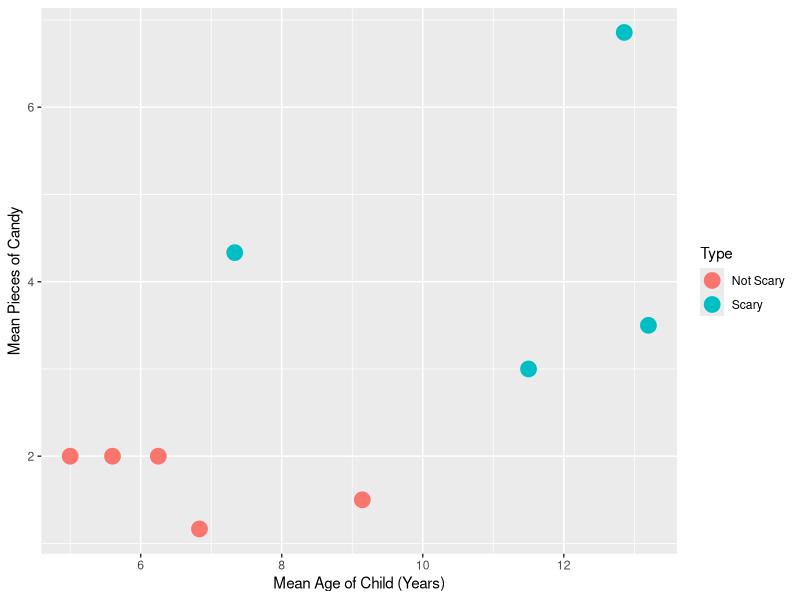
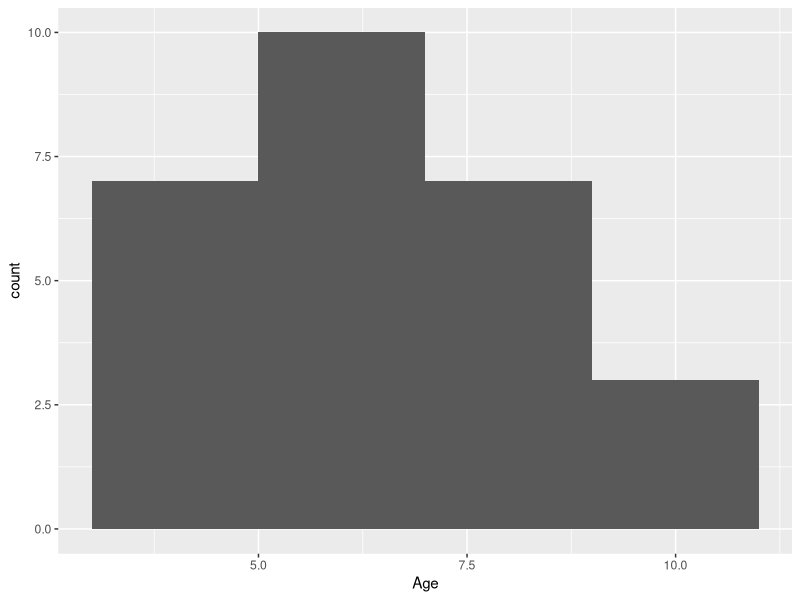
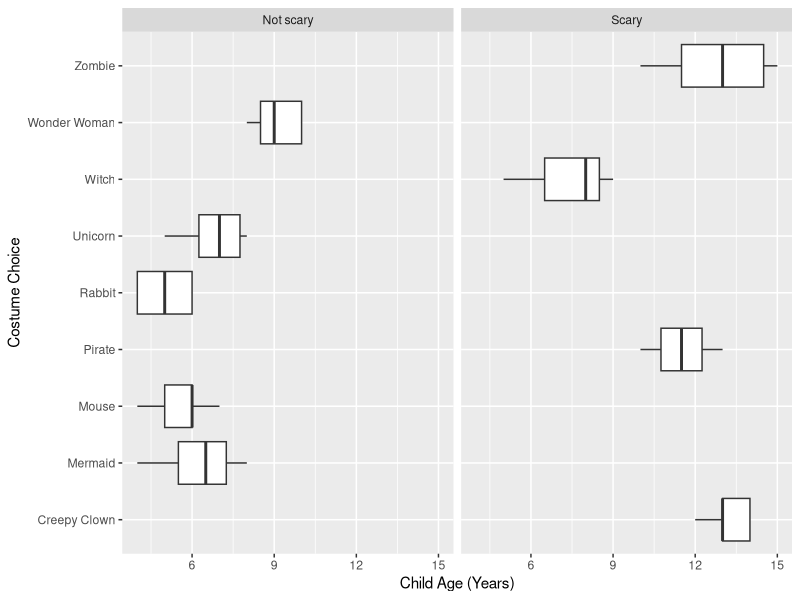

The R script that drew these images, in order:
## ---- chunk 1
rm(list = ls())
library(here)
library(dplyr)
library(ggplot2)
library(tidyr)
## ---- chunk 2
Halloween_Data <- read.csv(here("Data", "Halloween_data_PS2.csv"))

## here() function ensures that we're following the correct file path. "Data" specifies that we're collecting our .csv file from the desired folder. 
## ---- chunk 3
names(Halloween_Data) <- c("Costume", "Type", "Candy_Pieces", "Age")

## names() function allows for column names of a data set to be altered. New column names can be listed out following c() in their intended order within quotation marks. 
## ---- chunk 4
Halloween_Data[1:8, "Costume"] <- "Wonder Woman"
Halloween_Data[9:13, "Costume"] <- "Creepy Clown"
Halloween_Data[25:27, "Costume"] <- "Witch"
Halloween_Data[28:30, "Costume"] <- "Pirate"

Halloween_Data[25:30, "Type"]<- "Scary"

## Indexing allows for selection of multiple rows of data at once, inputted as being between x to y (x:y).Following this will be the column which these cells fall under. A new value will be assigned to the cells via "<-". 
## ---- chunk 5
Halloween_Data$Costume <- as.factor(Halloween_Data$Costume)
Halloween_Data$Type <- as.factor(Halloween_Data$Type)

## as.factor() is used to convert selected columns into factor type data. $ selects a column from the specified data set, and is then assigned to itself through the function. 
## ---- chunk 6
str(Halloween_Data)

## str() will show the data type of all columns. If factors are present, it will give the number of total levels. After running this code, I know that my desired columns have been transformed into factors rather than characters. 
## ---- chunk 7
levels(Halloween_Data$Costume)

levels(Halloween_Data$Type)

## levels() writes out all variations of data present in a column. When using str(), we only get the number of levels. Using this function instead, we can ensure that levels have been minimized as much as possible in our tidy data set. 
## ---- chunk 8
head(Halloween_Data)

tail(Halloween_Data)

dim(Halloween_Data)

summary(Halloween_Data)

## Data set is entered within function parenthesis. We want the functions to look over the entire tidied data set to gather information. head() and tail() will provide the first and last 6 rows of data, respectively. Next, dim() will give the overall dimensions of the data set. Finally, summary() allows me to view statistics within the data set such as quartiles, standard deviations, minimums, and maximums. 

## ---- chunk 9
AvgPieces_Costume <- Halloween_Data %>% group_by(Costume) %>% summarise(AvgPieces_Costume = mean(Candy_Pieces, na.rm=TRUE))

AvgAge_Costume <- Halloween_Data %>% group_by(Costume) %>% summarise(AvgAge_Costume = mean(Age, na.rm=TRUE))

## My first data set (AvgPieces_Costume) depicts the mean number of candy pieces taken by costume type. Using piping, I grouped out data from the "Costume" column of Halloween_Data using group_by(). I then gathered the mean number of candy pieces taken by costume using summarise() and mean(). Some cells were marked as NA, meaning that they needed to be removed to prevent R from breaking. To do this, I incorporated na.rm=TRUE into my function for gathering mean pieces by costume, eliminating any rows containing NA. My second data set is basically the same concept as the first. Again, I grouped by the costume column, but rather than pieces of candy taken, I substituted for mean Age. These two data sets will become the x and y axes of my scatterplot. 
## ---- chunk 10
Halloween_Data_Chart1 <- mutate(AvgPieces_Costume, AvgAge_Costume)

Halloween_Data_Chart1 <- mutate(Halloween_Data_Chart1, Type=NA)

Halloween_Data_Chart1 <- Halloween_Data_Chart1[c(1, 4, 7, 9, 2:3, 5:6, 8),]

Halloween_Data_Chart1[1:4, "Type"] <- "Scary"
Halloween_Data_Chart1[5:9, "Type"] <- "Not Scary"

## The mutate() function allowed me to create new columns of data, where I added AvgPieces_Costume and AvgAge_Costume to Halloween_Data_Chart1. Using mutate() again, I created the "Type" column. With c(), I could rearrange the order of rows individually or as a range (e.g. using : between numbers to specify a range). Finally, I used indexing to assign the first four rows "Scary", and the final five "Not Scary" in the Type column. This process was made easier by initially dividing scary and non-scary costumes into separate areas on the data set. 
## ---- chunk 11
ggplot(Halloween_Data_Chart1, aes(x = AvgAge_Costume, y = AvgPieces_Costume, colour = Type)) +
  geom_point(size=5) +
  xlab("Mean Age of Child (Years)") +
  ylab("Mean Pieces of Candy")

## ggplot is excellent for making a variety of charts. Making a scatterplot is quite straightforward. First, a data set is selected, Halloween_Data_Chart1 in this case. Within aes(), the x and y axes are assigned. My x axis will be data contained within AvgAge_Costume, and my y axis will contain the data of AvgPieces_Costume. colour = Type should be inputted within aes() as well, commas separating this and both axes. geom_point() must be added for points to appear on the chart--within this, size of points can be specified. Between lines of code for different functions, + should be added to combine everything into the chart. xlab() and ylab() are used for assigning names of axes, which are to be written in quotation marks. 
## ---- chunk 12
Halloween_Data_Chart2 <- filter(Halloween_Data, Age <= 10 & Type !="Scary") 

## To make this new data set, I used the filter() function. Within filter(), I specified that data would come from the initial Halloween_Data, that ages would be equal to or less than 10 (<=), and no Scary Halloween costumes would be present from Type (!= signifies 'not equal to'). 
## ---- chunk 13
ggplot(Halloween_Data_Chart2, aes(x = Age)) +
  geom_histogram(bins=4) 

## ggplot was used again for creating this graph with my chart #2 data set. Unlike the first chart, this one only takes the x-axis into account, since it's a histogram. Y axis will automatically become 'count' of the x axis. Initially, the bars of the graph were very far apart. To fix this, "bins" needed to be changed under geom_histogram(). I found that bins=4 most closely matched the example after playing around with it. 

## ---- chunk 14
ggplot(Halloween_Data, aes(x = Costume, y = Age))  +
  geom_boxplot() +
xlab("Costume Choice") +
ylab("Child Age (Years)") +
  facet_wrap(~ Type) +
  coord_flip()

## The original Halloween_Data was used for this chart, where x axis equals Costume and y axis represents age. geom_boxplot() is used, and the x and y axes are labelled accordingly like in chart #1. the function facet_wrap() allows for multiple charts to be created at once, showing scary vs. non-scary costumes in different box plots. In order for the x- axis to be readable and not full of overlapping words, coord_flip() was used to switch the places of the x and y axes. 
